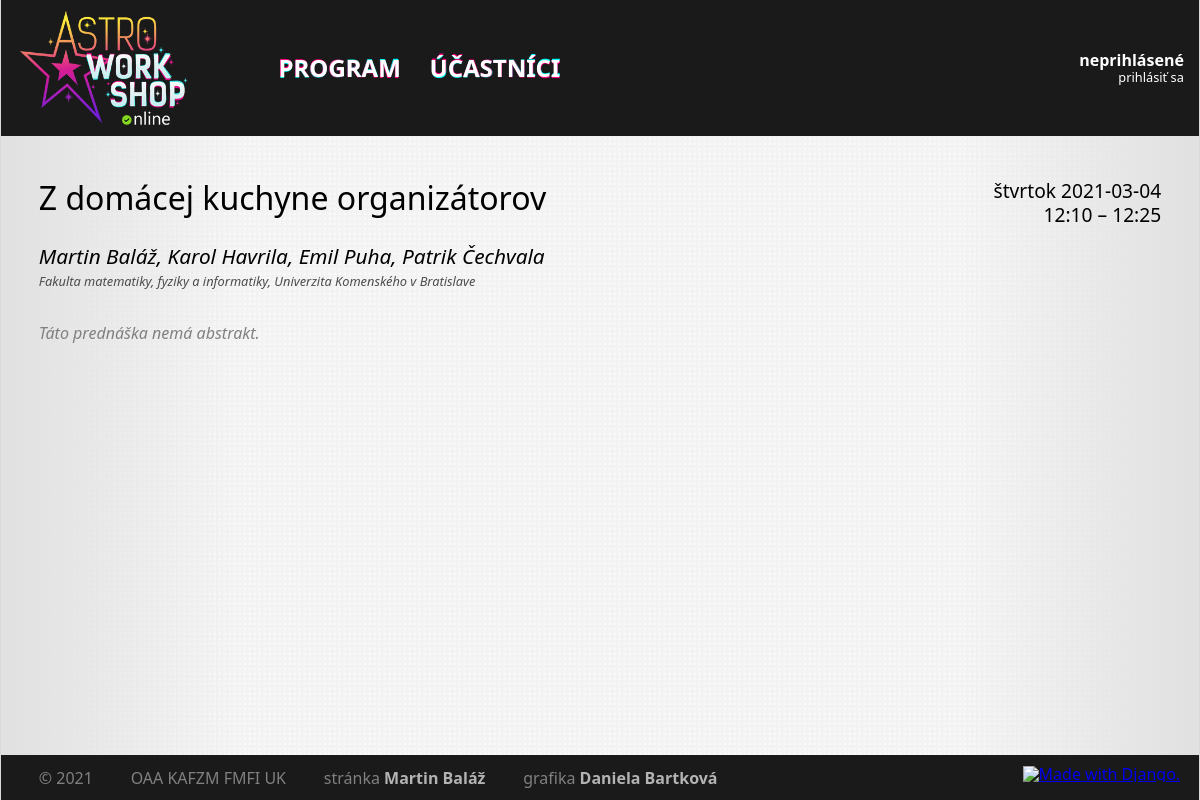
/talk/62/, run on an earlier commit of the app's database.
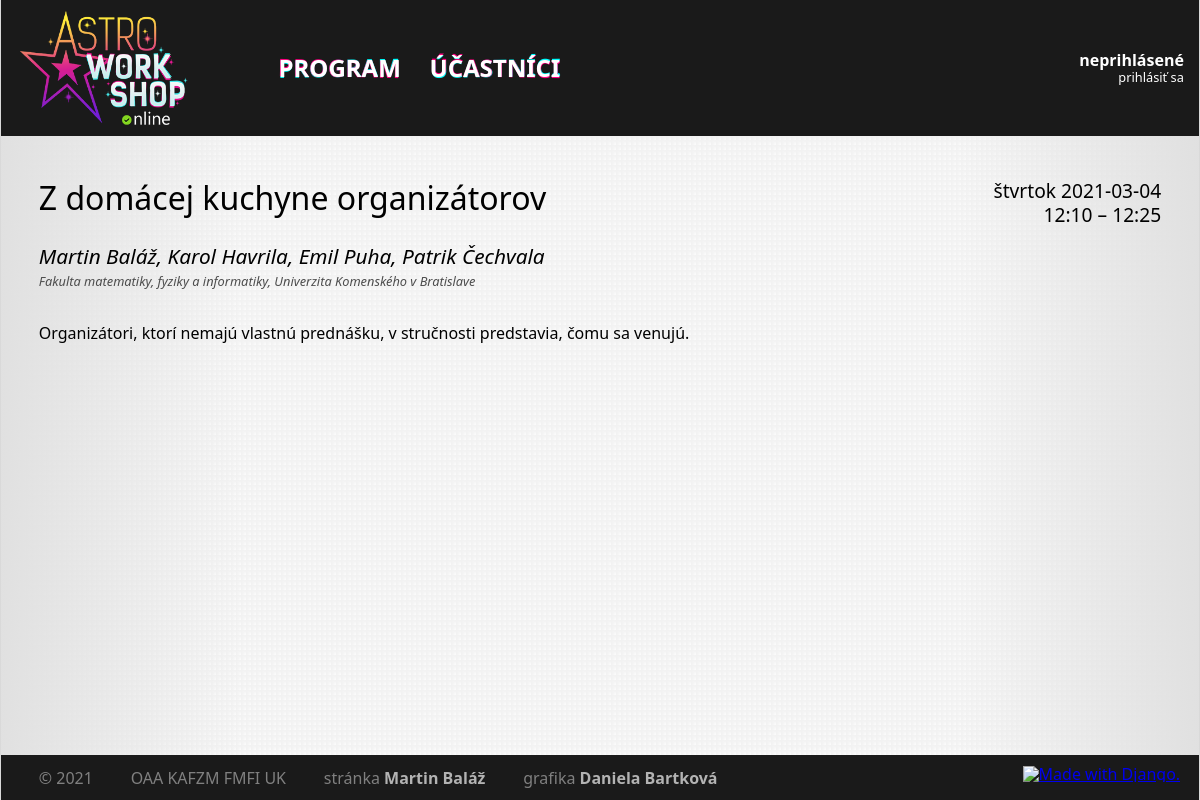
And on a later commit of the database.
### core/models/slot.py (models this page shows, shortened)
class Slot(models.Model):
    class Meta:
        ordering = ['start', 'duration']
    objects = SlotQuerySet.as_manager()
    CATEGORY_TALK = 'T'
    CATEGORY_WORKSHOP = 'W'
    CATEGORY_MEAL = 'M'
    CATEGORY_OTHER = 'O'
    CATEGORIES = [
        (CATEGORY_TALK, 'Prednáška'),
        (CATEGORY_WORKSHOP, 'Workshop'),
        (CATEGORY_MEAL, 'Jedlo'),
        (CATEGORY_OTHER, 'Ostatné'),
    ]
    title = models.CharField(blank=True, max_length=256)
    abstract = models.TextField(blank=True, max_length=4096)
    start = models.DateTimeField(null=True, blank=True)
    duration = models.PositiveIntegerField(null=False)
    note = models.CharField(blank=True, max_length=256)
    person = models.ManyToManyField('Participant', related_name='slots', blank=True)
    event = models.ForeignKey('Event', null=True, blank=True, on_delete=models.CASCADE)
    category = models.CharField(max_length=1, choices=CATEGORIES, default=CATEGORY_TALK)
    presentation = models.FileField(
        null=True,
        blank=True,
        upload_to=presentation_filename,
    )

### core/views/slot.py (the view)
# urls.py: path('talk/<int:id>/', slot.SlotView.as_view(), name='slot'),
class SlotView(django.views.generic.DetailView):
    model = Slot
    context_object_name = 'slot'
    template_name = 'core/slot.html'
    slug_field = 'id'
    slug_url_kwarg = 'id'
    def get_queryset(self):
        return self.model.objects.with_people()

### core/models/participant.py (called while the page is built)
    def with_current_affiliations(self, date):
        return self.prefetch_related(
            Prefetch(
                'institutes',
                queryset=Institute.objects.filter(
                    (Q(affiliation__start__lte=date) | Q(affiliation__start=None)) & (Q(affiliation__end__gte=date) | Q(affiliation__end=None))
                ).distinct(),
                to_attr='current_affiliations',
            ),
        )

### core/models/slot.py (called while the page is built)
    def with_people(self):
        Participant = apps.get_model('core', 'Participant')
        return self.prefetch_related(
            Prefetch(
                'person',
                queryset=Participant.objects.with_current_affiliations(F('people__slots__start')),
                to_attr='people'
            )
        ).annotate(
            people_count=Count('person')
        )

### core/templatetags/astro.py (called while the page is built)
@register.filter(name='add_minutes')
def add_minutes(base, value):
    return base + datetime.timedelta(minutes=value)

@register.filter(name='replace')
def replace(string, args):
    search  = args.split(args[0])[1]
    replace = args.split(args[0])[2]
    return mark_safe(re.sub(search, replace, string))

### core/templates/core/slot.html (shortened to what this page needs)
{% extends 'core/base.html' %}
{% load tz astro %}
{% block page %}
    <div class="title">
        <h2 class="slot-title">
            {{ slot.title }}
        </h2>
        <div class="time">
            <div class="time-inner">
                <span class="time">
                    {{ slot.start|timezone:"Europe/Bratislava"|date:"l Y-m-d"|replace:"#-#&dash;" }}
                    {{ slot.start|timezone:"Europe/Bratislava"|date:"H:i" }}
                    {% if slot.start and slot.duration > 0 %}
                        &ndash;&nbsp;{{ slot.start|add_minutes:slot.duration|timezone:"Europe/Bratislava"|time:"H:i" }}
                    {% endif %}
                </span>
            </div>
        </div>
    </div>
    <div class="authors">
        {% if slot.people_count > 0 %}
            {% regroup slot.people by current_affiliations as affiliated %}
            {% for affs, people in affiliated %}
                <div class="author">
                    <div class="name">
                        {% for person in people %}
                            {{ person.get_full_name }}{% if not forloop.last %}, {% endif %}
                        {% endfor %}
                    </div>
                    <div class="affiliation">
                        {% for aff in affs %}
                            {{ aff.full_name }}<br />
                        {% endfor %}
                    </div>
                </div>
            {% endfor %}
        {% endif %}
    </div>
    <p class="abstract">
        {% if slot.abstract %}
            {{ slot.abstract|replace:"#\n#<br />" }}
        {% else %}
            {% if slot.type == Slot.CATEGORY_TALK %}
                <span class="empty">
                    Táto prednáška nemá abstrakt.
                </span>
            {% endif %}
        {% endif %}
    </p>
{% endblock %}

What changed in the data, as far as the page shows it:
changed Slot "Z domácej kuchyne organizátorov": abstract (not shown) → "Organizátori, ktorí nemajú vlastnú prednášku, v stručnosti predstavia, čomu sa venujú."
Also different on the page:
text no longer shown: "Táto prednáška nemá abstrakt."
